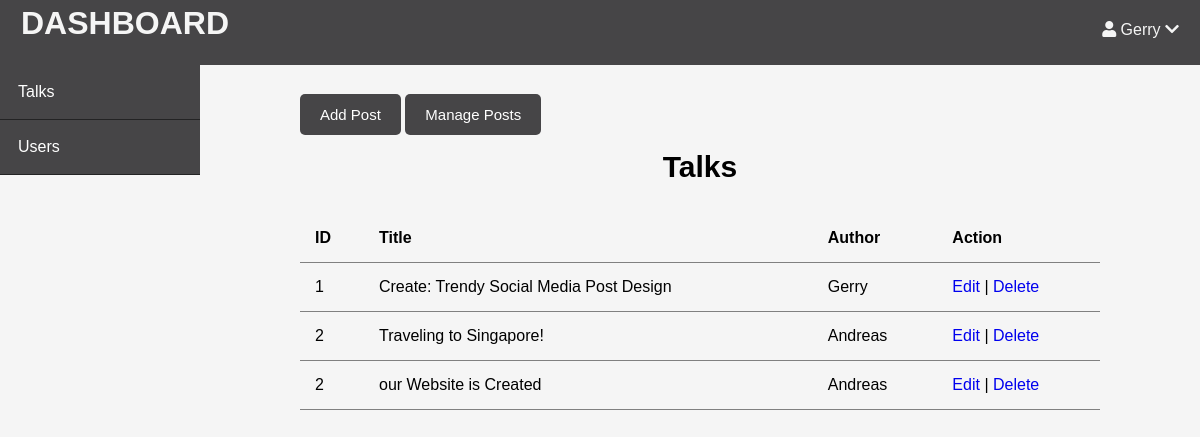
Screenshot of /posts.php (signed in) with the database file from the repository.
### tables this page shows
CREATE TABLE `tb_talks` (
  `id` int(11) NOT NULL,
  `title` varchar(256) NOT NULL,
  `id_author` int(255) NOT NULL,
  `date` date NOT NULL,
  `isi` longtext NOT NULL,
  `name` varchar(256) DEFAULT NULL,
  `location` varchar(256) DEFAULT NULL
);

CREATE TABLE `tb_user` (
  `id` int(11) NOT NULL,
  `username` varchar(255) NOT NULL,
  `email` varchar(255) NOT NULL,
  `age` int(11) NOT NULL,
  `password` varchar(255) NOT NULL,
  `id_job` int(11) NOT NULL
);

### posts.php (the view, shortened to what this page needs)
<?php
$database = new database();
$conn = $database->conn();
?>
<!DOCTYPE html>
<html lang="en">
<head>
    <link rel="stylesheet" href="https://use.fontawesome.com/releases/v5.7.2/css/all.css"
>
    <link rel="stylesheet" href="css/mydbstyle.css">
    <link rel="stylesheet" href="css/admin.css">
</head>
<body>
<header>
        <div class="logo">
            <h1 class="logo-text">DASHBOARD</h1>
        </div>
        <ul class="nav">
            <li>
                <a>
                    <i class="fa fa-user"></i> <?php echo $_SESSION['username']?> <i class="fa fa-chevron-down"></i>
                </a>
            </li>
        </ul>
    </header>
    <div class="admin-wrapper">
    <div class="left-sidebar">
        <ul>
            <li><a href="posts.php" style="color: white;">Talks</a></li>
            <li><a href="users.php" style="color: white;">Users</a></li>
        </ul>
    </div>
    <div class="admin-content">
        <div class="button-group">
            <a href="create_post.php" class="btn btn-size">Add Post</a>
            <a href="posts.php" class="btn btn-size">Manage Posts</a>
        </div>
        <div class="content">
            <h2 class="pg-title title-style">Talks</h2>
            <table>
                <thead>
                    <th>ID</th>
                    <th>Title</th>
                    <th>Author</th>
                    <th colspan="3" align=center >Action</th>
                </thead>
                <?php
                $query = "SELECT * FROM tb_talks
                        INNER JOIN tb_user on tb_talks.id_author  = tb_user.id";
                $data = mysqli_query($conn,$query);
                while($talks_data = mysqli_fetch_array($data)) {
                    echo "<tr>";
                    echo "<td>".$talks_data['id']."</td>";
                    echo "<td>".$talks_data['title']."</td>";
                    echo "<td>".$talks_data['username']."</td>";
                    echo "<td><a href='edit_post.php?id=$talks_data[id]'>Edit</a> | <a href='delete_post.php?id=$talks_data[id]'>Delete</a></td></tr>";
                }
                ?>
            </table>
        </div>
    </div>
    </div>
    </body>
</html>

### css/mydbstyle.css (style rules this page uses)
* { box-sizing: border-box; }
body { height: 100%; padding: 0px; margin: 0px; background: whitesmoke; font-family: 'Noto Sans JP', sans-serif; }
a { text-decoration: none; }
header { background: #464547; height: 65px; }
header .logo { float: left; height: inherit; margin-left: 16px; }
header .logo-text { margin: 5px; }
header ul { float: right; margin: 0px; padding: 0px; list-style: none; }
header ul li { float: left; position: relative; }
header ul li a { display: block; padding: 21px; font-size: 1em; text-decoration: none; }
header * { color: whitesmoke; }

### css/admin.css (style rules this page uses)
.admin-wrapper { display: flex; height: calc(100% - 66px); }
.title-style { font-size: 30px; font-weight: 2000; }
.admin-wrapper .left-sidebar { flex: 2; height: 100%; background: #464547; }
.admin-wrapper .left-sidebar ul { list-style: none; margin: 0px; padding: 0px; }
.admin-wrapper .left-sidebar ul li a { padding: 18px; display: block; border-bottom: 1px solid #232324; }
.admin-wrapper .admin-content { flex: 8; height: 100%; padding: 40px 100px 100px; overflow-y: scroll; }
.admin-content .pg-title { text-align: center; margin-bottom: 30px; }
table { width: 100%; border-collapse: collapse; font-size: 16px; }
th, td { padding: 15px; text-align: left; border-bottom: 1px solid gray; }
.btn { background: #464547; color: white; border-radius: 5px; font-family: 'Noto Sans JP', sans-serif; font-size: 15px; }
.btn-size { padding: 12px 20px; line-height: 20px; }

### rows the page displays
tb_talks: id_author "1", title "Create: Trendy Social Media Post Design", id_author.username "Gerry"
tb_talks: id_author "2", title "Traveling to Singapore!", id_author.username "Andreas"
tb_talks: id_author "2", title "our Website is Created", id_author.username "Andreas"

### other values shown
$_SESSION['username'] "Gerry"
